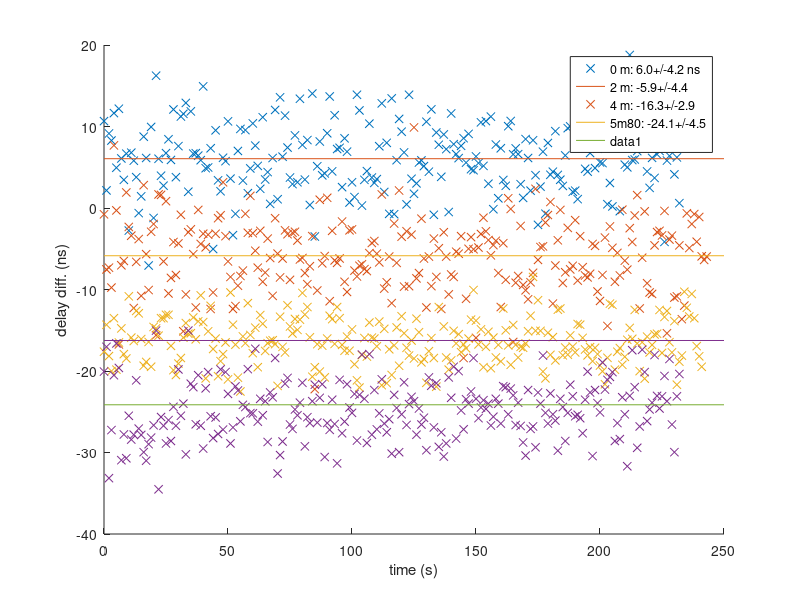

The MATLAB script that drew this image:
x2=csvread('4MHzIF/E1moinsE2.csv');
dat=real(x2(:,2)*3600+x2(:,3)*60+x2(:,4));dat=dat-dat(1);

p=1
dat=real(x2(1,2)*3600+x2(1,3)*60+x2(1,4));dat=dat-dat(1);
v=[x2(1,9)];
for m=2:length(x2)
   olddat=dat;
   dat=real(x2(m,2)*3600+x2(m,3)*60+x2(m,4));
   if (dat==olddat) 
      v=[v x2(m,9)];
   else
      sol(p)=median(v);
      dats(p)=dat;
      p=p+1;
      v=[];
   end
end
% subplot(312);
hold on
plot(dats-dats(1),sol/3e8*1e9,'x')
xlabel('time (s)')
ylim([-40 20])
mean(sol/3e8*1e9)
line([0 250],[mean(sol/3e8*1e9) mean(sol/3e8*1e9)])
std(sol/3e8*1e9)
%%%%%%%%%%%
x2=csvread('4MHzIF_2m/differenceC.csv');
dat=real(x2(:,2)*3600+x2(:,3)*60+x2(:,4));dat=dat-dat(1);

p=1
dat=real(x2(1,2)*3600+x2(1,3)*60+x2(1,4));dat=dat-dat(1);
v=[x2(1,9)];
for m=2:length(x2)
   olddat=dat;
   dat=real(x2(m,2)*3600+x2(m,3)*60+x2(m,4));
   if (dat==olddat) 
      v=[v x2(m,9)];
   else
      sol(p)=median(v);
      dats(p)=dat;
      p=p+1;
      v=[];
   end
end
hold on
plot(dats-dats(1),sol/3e8*1e9,'x')
xlabel('time (s)')
ylim([-40 20])
mean(sol/3e8*1e9)
line([0 250],[mean(sol/3e8*1e9) mean(sol/3e8*1e9)])
std(sol/3e8*1e9)

%%%%%%%%%%%
x2=csvread('4MHzIF_4m/diff_galileoC1.csv');
dat=real(x2(:,2)*3600+x2(:,3)*60+x2(:,4));dat=dat-dat(1);

p=1
dat=real(x2(1,2)*3600+x2(1,3)*60+x2(1,4));dat=dat-dat(1);
v=[x2(1,9)];
for m=2:length(x2)
   olddat=dat;
   dat=real(x2(m,2)*3600+x2(m,3)*60+x2(m,4));
   if (dat==olddat) 
      v=[v x2(m,9)];
   else
      sol(p)=median(v);
      dats(p)=dat;
      p=p+1;
      v=[];
   end
end
hold on
plot(dats-dats(1),sol/3e8*1e9,'x')
xlabel('time (s)')
ylim([-40 20])
mean(sol/3e8*1e9)
line([0 250],[mean(sol/3e8*1e9) mean(sol/3e8*1e9)])
std(sol/3e8*1e9)

%%%%%%%%%%%
x2=csvread('4MHzIF_5m80/diff_galileoC1.csv');
dat=real(x2(:,2)*3600+x2(:,3)*60+x2(:,4));dat=dat-dat(1);

p=1
dat=real(x2(1,2)*3600+x2(1,3)*60+x2(1,4));dat=dat-dat(1);
v=[x2(1,9)];
for m=2:length(x2)
   olddat=dat;
   dat=real(x2(m,2)*3600+x2(m,3)*60+x2(m,4));
   if (dat==olddat) 
      v=[v x2(m,9)];
   else
      sol(p)=median(v);
      dats(p)=dat;
      p=p+1;
      v=[];
   end
end
hold on
plot(dats-dats(1),sol/3e8*1e9,'x')
xlabel('time (s)')
ylim([-40 20])
legend('0 m: 6.0+/-4.2 ns','2 m: -5.9+/-4.4','4 m: -16.3+/-2.9','5m80: -24.1+/-4.5')
mean(sol/3e8*1e9)
line([0 250],[mean(sol/3e8*1e9) mean(sol/3e8*1e9)])
std(sol/3e8*1e9)
ylabel('delay diff. (ns)')

xlim([0 250])
